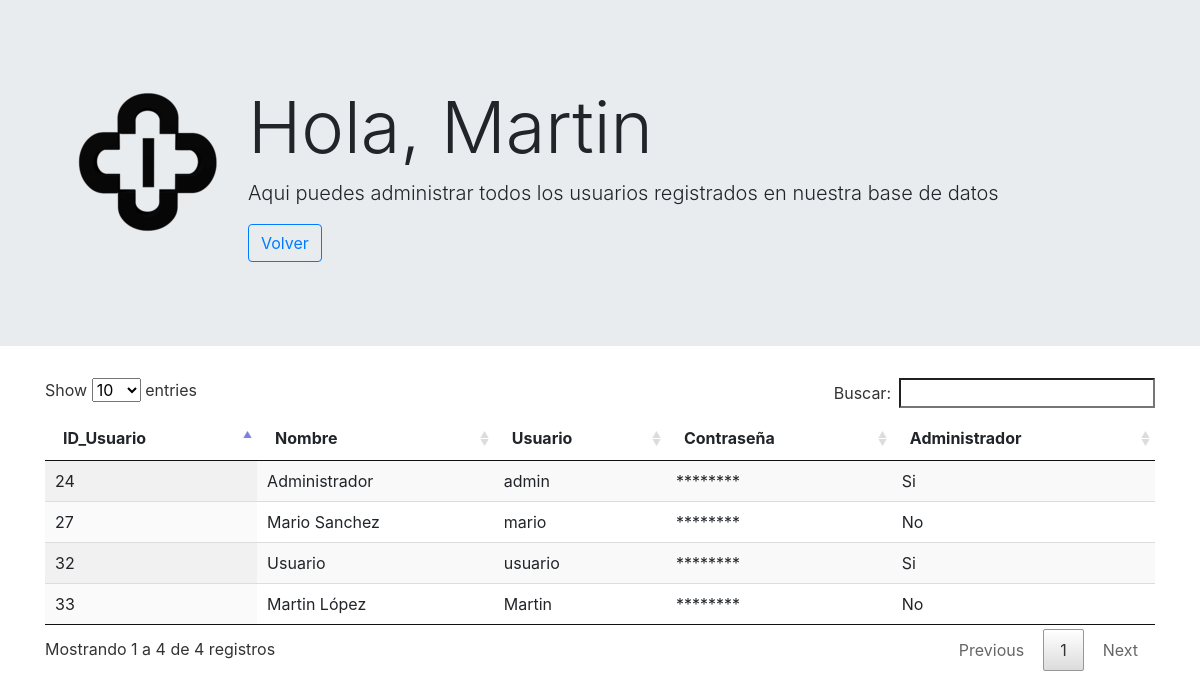
Page /usuarios.php (signed in) on the earlier database version.
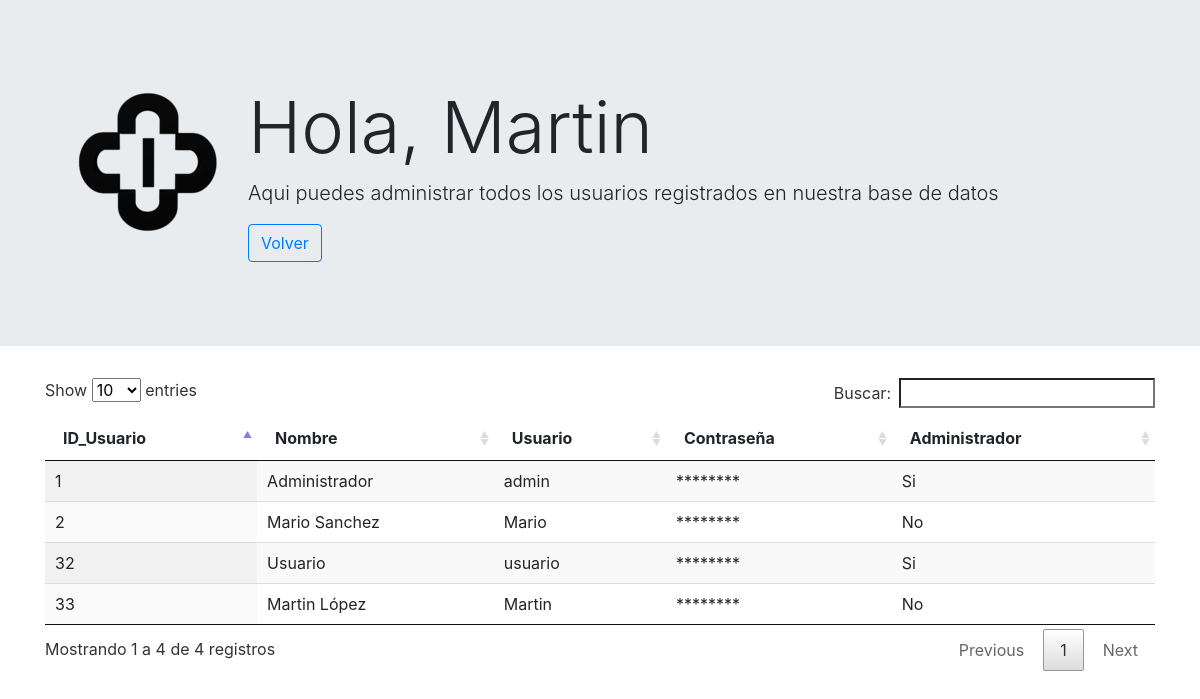
Same page on the later database version.
### tables this page shows
CREATE TABLE `usuarios` (
  `id_usuario` int(11) NOT NULL,
  `Nombre` varchar(150) NOT NULL,
  `Usuario` varchar(100) NOT NULL,
  `Password` varchar(100) NOT NULL,
  `Administrador` set('Si','No') NOT NULL
);

### usuarios.php (the view, shortened to what this page needs)
<?php
require 'conexion.php';
$usuario = $_SESSION['usuario'];
$sql = "SELECT * FROM usuarios";
$resultado = $mysqli->query($sql);
?>
<!doctype html>
<html lang="es">
<head>
    <link rel="stylesheet" href="css/bootstrap.min.css">
    <link rel="stylesheet" href="css/styles.css">
    <link rel="stylesheet" href="css/jquery.dataTables.min.css">
</head>
<body>
    <div class="jumbotron jumbotron-fluid">
        <div class="container">
            <table>
                <tr>
                    <th>
                        <p><img class="img" src="images/icono.png"></p>
                    </th>
                    <th>
                        <h1 class="display-3">Hola, <?php echo $usuario ?></h1>
                        <p class="lead">Aqui puedes administrar todos los usuarios registrados en nuestra base de datos</p>
                        <a href="index.php"><button type="button" class="btn btn-outline-primary">Volver</button></a>
                    </th>
                </tr>
            </table>
        </div>
    </div>
    <div class="container">
        <table id="tabla" class="display" style="width:100%">
            <thead>
                <tr>
                    <th>ID_Usuario</th>
                    <th>Nombre</th>
                    <th>Usuario</th>
                    <th>Contraseña</th>
                    <th>Administrador</th>
                </tr>
            </thead>
            <tbody>
                <?php
                while ($fila = $resultado->fetch_assoc()) {
                    echo "<tr>";
                    echo "<td>{$fila['id_usuario']}</td>";
                    echo "<td>{$fila['Nombre']}</td>";
                    echo "<td>{$fila['Usuario']}</td>";
                    echo "<td>********</td>";
                    echo "<td>{$fila['Administrador']}</td>";
                    echo "</tr>";
                }
                ?>
            </tbody>
        </table>
    </div>
</body>
</html>

Differences in the rows shown:
removed usuarios: id_usuario "24", Nombre "Administrador", Usuario "admin", Administrador "Si"
removed usuarios: id_usuario "27", Nombre "Mario Sanchez", Usuario "mario", Administrador "No"
added usuarios: id_usuario "1", Nombre "Administrador", Usuario "admin", Administrador "Si"
added usuarios: id_usuario "2", Nombre "Mario Sanchez", Usuario "Mario", Administrador "No"
